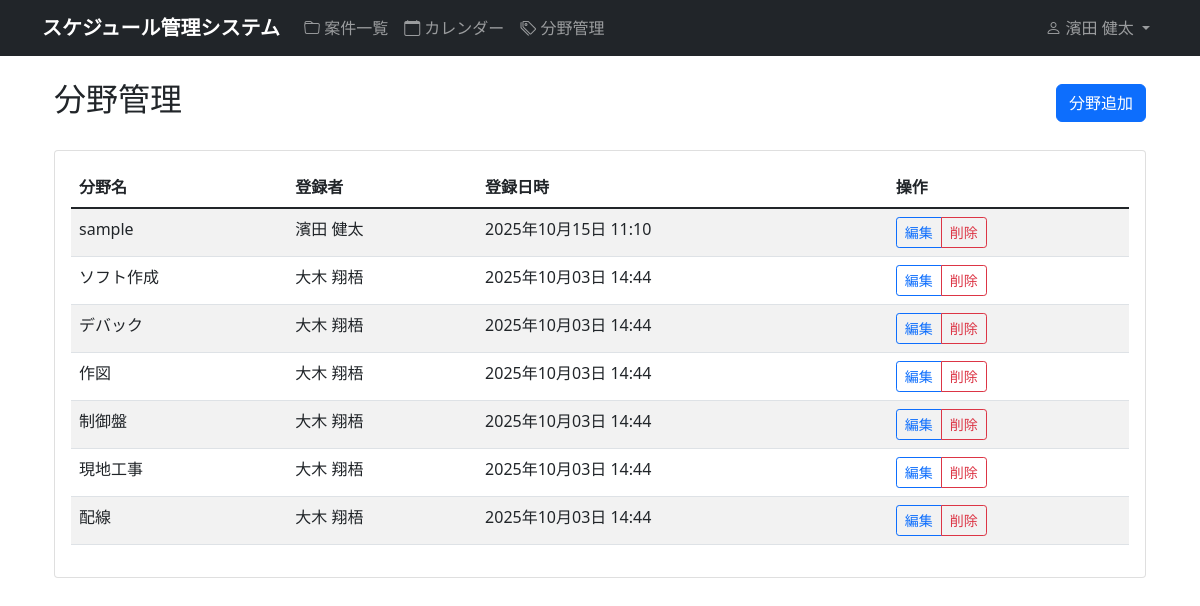
/schedule/fields/ (signed in), run on an earlier commit of the app's database.
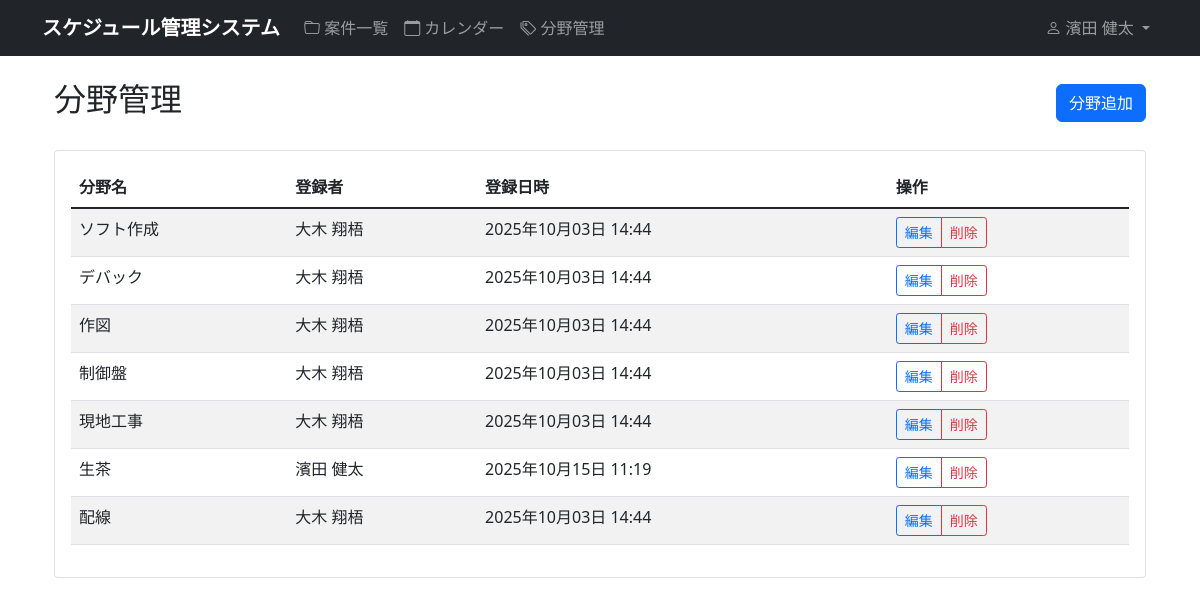
And on a later commit of the database.
### schedule/models.py (models this page shows, shortened)
class Field(models.Model):
    name = models.CharField('分野名', max_length=50, unique=True)
    created_by = models.ForeignKey(User, on_delete=models.CASCADE, verbose_name='登録者')
    created_at = models.DateTimeField(auto_now_add=True, verbose_name='登録日時')
    class Meta:
        verbose_name = '分野'
        verbose_name_plural = '分野'
        ordering = ['name']

### accounts/models.py (models this page shows, shortened)
class CustomUser(AbstractUser):
    email = models.EmailField('メールアドレス', blank=True, null=True)
    department = models.CharField('部署', max_length=100, blank=True)
    phone = models.CharField('電話番号', max_length=20, blank=True)
    is_manager = models.BooleanField('マネージャー権限', default=False)
    is_viewer = models.BooleanField('閲覧者権限', default=False, help_text='全員の案件を閲覧できますが編集はできません')
    class Meta:
        verbose_name = 'ユーザー'
        verbose_name_plural = 'ユーザー'

### schedule/views.py (the view)
# urls.py: path('fields/', views.field_list_view, name='field_list'),
@login_required
def field_list_view(request):
    fields = Field.objects.all().order_by('name')
    return render(request, 'schedule/field_list.html', {'fields': fields})

### templates/schedule/field_list.html (shortened to what this page needs)
{% extends 'base.html' %}
{% block content %}
<div class="container mt-4">
    <div class="row">
        <div class="col-md-12">
            <div class="d-flex justify-content-between align-items-center mb-4">
                <h2>分野管理</h2>
                <a href="{% url 'schedule:field_create' %}" class="btn btn-primary">
                     分野追加
                </a>
            </div>
            <div class="card">
                <div class="card-body">
                    {% if fields %}
                        <div class="table-responsive">
                            <table class="table table-striped">
                                <thead>
                                    <tr>
                                        <th>分野名</th>
                                        <th>登録者</th>
                                        <th>登録日時</th>
                                        <th>操作</th>
                                    </tr>
                                </thead>
                                <tbody>
                                    {% for field in fields %}
                                    <tr>
                                        <td>{{ field.name }}</td>
                                        <td>{% if field.created_by.first_name or field.created_by.last_name %}{{ field.created_by.last_name }} {{ field.created_by.first_name }}{% else %}{{ field.created_by.username }}{% endif %}</td>
                                        <td>{{ field.created_at|date:"Y年m月d日 H:i" }}</td>
                                        <td>
                                            <div class="btn-group btn-group-sm">
                                                <a href="{% url 'schedule:field_edit' field.id %}"
                                                   class="btn btn-outline-primary">
                                                     編集
                                                </a>
                                                <a href="{% url 'schedule:field_delete' field.id %}"
                                                   class="btn btn-outline-danger"
                                                   onclick="return confirm('この分野を削除しますか？')">
                                                     削除
                                                </a>
                                            </div>
                                        </td>
                                    </tr>
                                    {% endfor %}
                                </tbody>
                            </table>
                        </div>
                    {% endif %}
                </div>
            </div>
        </div>
    </div>
</div>
{% endblock %}

What changed in the data, as far as the page shows it:
removed Field: name "sample", created_by.last_name "濱田", created_by.first_name "健太", created_at "2025年10月15日 11:10"
added Field: name "生茶", created_by.last_name "濱田", created_by.first_name "健太", created_at "2025年10月15日 11:19"
